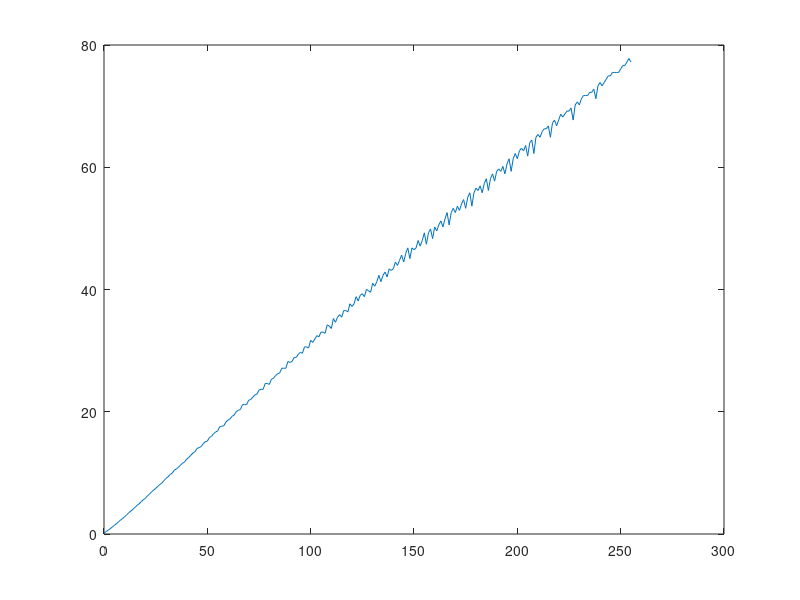

MATLAB code for this plot: (Note: this script raises an error after producing the figure.)
%% SESSION 3 

rate = [40.00
69.00
94.00
116.00
137.00
156.00
174.00
191.00
206.00
220.00
234.00
247.00
261.00
272.00
282.00
293.00
304.00
312.00
323.00
332.00
338.00
349.00
356.00
366.00
372.00
379.00
386.00
393.00
398.00
406.00
413.00
418.00
425.00
429.00
437.00
441.00
445.00
451.00
456.00
459.00
466.00
470.00
475.00
480.00
483.00
490.00
492.00
494.00
500.00
504.00
505.00
512.00
514.00
519.00
522.00
524.00
531.00
532.00
533.00
539.00
542.00
544.00
548.00
550.00
555.00
557.00
558.00
565.00
565.00
565.00
571.00
572.00
575.00
578.00
579.00
584.00
585.00
585.00
592.00
592.00
591.00
597.00
598.00
601.00
603.00
604.00
609.00
609.00
609.00
616.00
615.00
616.00
620.00
620.00
623.00
625.00
624.00
630.00
630.00
629.00
636.00
634.00
637.00
640.00
639.00
643.00
643.00
642.00
649.00
648.00
646.00
654.00
651.00
655.00
657.00
655.00
660.00
660.00
659.00
665.00
663.00
665.00
670.00
667.00
671.00
672.00
670.00
675.00
674.00
673.00
679.00
677.00
680.00
684.00
680.00
684.00
686.00
683.00
688.00
687.00
688.00
692.00
690.00
693.00
696.00
692.00
697.00
700.00
694.00
700.00
699.00
700.00
704.00
701.00
704.00
708.00
702.00
708.00
710.00
705.00
711.00
709.00
712.00
714.00
711.00
715.00
718.00
712.00
718.00
720.00
718.00
721.00
719.00
722.00
724.00
720.00
725.00
727.00
721.00
727.00
729.00
728.00
730.00
727.00
731.00
733.00
728.00
733.00
735.00
732.00
736.00
737.00
736.00
738.00
735.00
739.00
741.00
736.00
741.00
743.00
741.00
744.00
745.00
744.00
746.00
742.00
747.00
748.00
743.00
749.00
750.00
749.00
751.00
752.00
752.00
753.00
749.00
754.00
755.00
753.00
755.00
757.00
756.00
757.00
758.00
758.00
759.00
755.00
760.00
761.00
760.00
762.00
763.00
763.00
763.00
764.00
764.00
765.00
762.00
766.00
767.00
766.00
767.00
768.00
769.00
769.00
770.00
770.00
770.00
770.00
771.00
772.00
772.00
773.00
774.00
773.00
];

u = (0:1:255);

v = rate * 5 / 1023;

  m = -0.71;
  b = 4.85; 
   
  R_ldr = (5.0-v).*(10000./v);
  %i_lux = pow(10.0, ((log10(R_ldr)-b)/m ));
  
  i_lux = 10.^((log10(R_ldr)-b)/m);
%   
%   m2 = -0.363;
%   b2 = log10(20515.0); 
%    
%   R_ldr2 = (5.0-v).*(10000./v);
  %i_lux = pow(10.0, ((log10(R_ldr)-b)/m ));
  
  %i_lux2 = 10.^((log10(R_ldr)-b2)/m2);
  figure();
  plot(u, i_lux);
  
  f = fit(u', i_lux, 'poly1')
  %f2 = fit(u', i_lux2, 'poly1')
  
  hold on;
  
  plot(f);
  
%   figure();
%   
%   plot(u, i_lux2);
%   hold on;
%   plot(f2);
